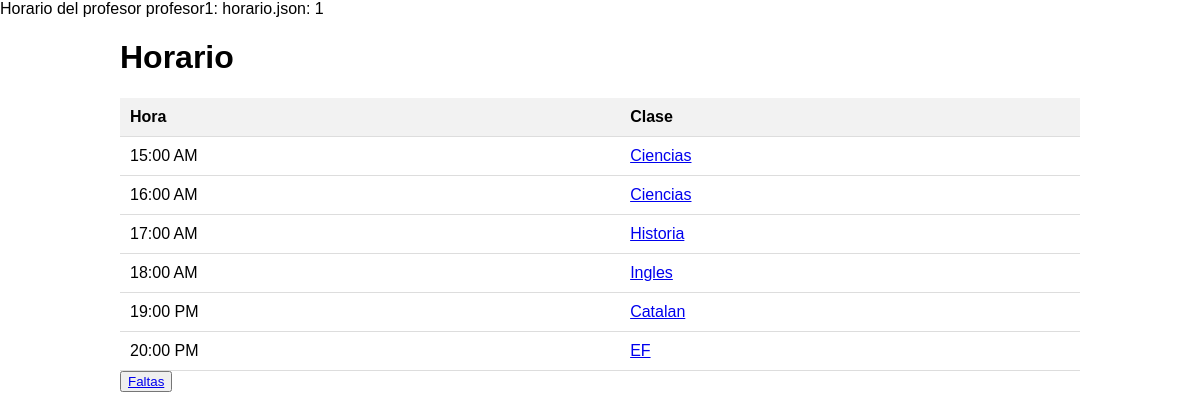
Page /www/Assistencia/index.php (signed in) on the committed database.
### tables this page shows
CREATE TABLE `profesores` (
  `id` int(11) NOT NULL,
  `usuario` varchar(50) NOT NULL,
  `pass` varchar(100) NOT NULL,
  `horario` varchar(100) DEFAULT NULL
);

### www/Assistencia/index.php (the view, shortened to what this page needs)
<?php
$usuario = $_SESSION["usuario"];
$id = $_SESSION["id"];
require_once "settingsbd.php";
$sql = "SELECT horario FROM profesores WHERE usuario = ?";
$horario = "";
if ($stmt = $conn->prepare($sql)) {
    $stmt->bind_param("s", $usuario);
    $stmt->execute();
    $stmt->bind_result($horario);
}
echo "Horario del profesor $usuario: $horario: $id";
?>
<!DOCTYPE html>
<html lang="es">
<head>
    <link rel="stylesheet" href="style.css">
</head>
<body>
    <div class="container">
        <h1>Horario</h1>
        <table>
            <tr>
                <th>Hora</th>
                <th>Clase</th>
            </tr>
            <?php
            $horario = json_decode(file_get_contents($horario), true);
            foreach ($horario as $hora => $clase) {
                echo "<tr>";
                echo "<td>$hora</td>";
                echo "<td><a href='asistencia.php?materia=" . urlencode($clase) . "'>$clase</a></td>";
                echo "</tr>";
            }
            ?>
        </table>
        <button><a href="media.php" class="btn btn-danger btn-lg">Faltas</a></button>
    </div>
</body>
</html>

### www/Assistencia/style.css (style rules this page uses)
body { font-family: Arial, sans-serif; margin: 0; padding: 0; }
.container { width: 80%; margin: 20px auto; }
table { width: 100%; border-collapse: collapse; }
th, td { padding: 10px; text-align: left; border-bottom: 1px solid #ddd; }
th { background-color: #f2f2f2; }

### rows in the picture
profesores: horario "horario.json", horario "Ciencias", horario "Historia", horario "Ingles", horario "Catalan", horario "EF"

### other values in the picture
$usuario "profesor1"
$id "1"
$hora "15:00 AM"
$hora "16:00 AM"
$hora "17:00 AM"
$hora "18:00 AM"
$hora "19:00 PM"
$hora "20:00 PM"
